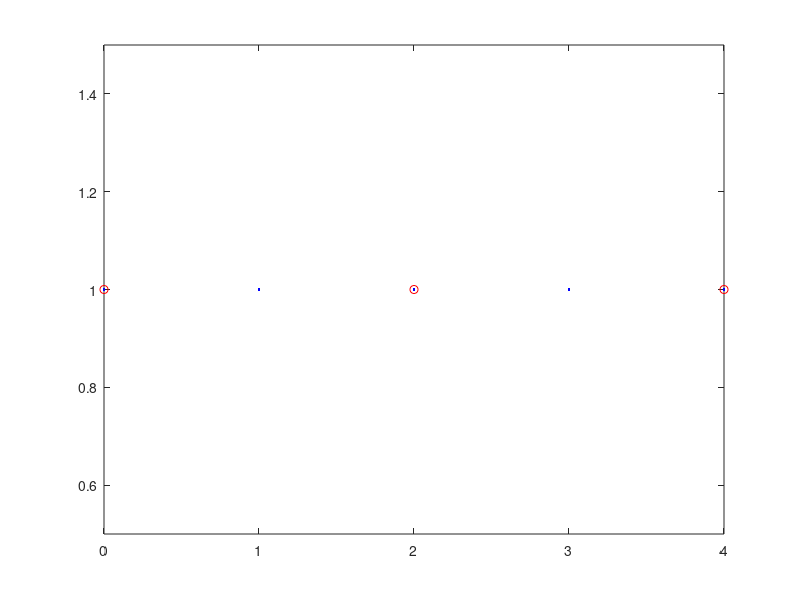

This figure's MATLAB source: (Note: this script raises an error after producing the figure.)
close all
clear
clc


%% ---------------------------------------------------------------
% IVP: u_t = a*u_xx - b*u_x + c*u + f               in (0,L) x (0,T),
%      u(x,0) = u0(x)                    in (0,L),
%      u(0,t) = u(L,t) = 0                 t in (0,T)  

% non-overlapping subdomains 2-level domain decomposition multiplicative preconditioner

%% -----------------------------------------------------------------
% INPUT PARAMETERS:
%   * nt_coarse: number of coarse intervals in time
%   * nx_coarse: number of coarse intervals in space
%   * nt_fine: number of fine intervals in time
%   * nx_fine: number of fine intervals  in space
%   * m: number of fine time steps on each coarse time step 
%   * K: number of Parareal iterations (2 <= K <= n_coarse+1)
%        (--> K sequential coarse sweeps and K-1 parallel fine sweeps)
% OUTPUT:
%   * LInfinityErrorNorm

global xC xF a b c

T = 1; %  Intervall (0,T)
L = 1; % omega=(0,L)

a = 3;
b = 0.0005;
c = 1;

nt_interval = 2; % number of time intervals

nx_coarse = 5;
nt_coarse = 2;% 300 %20    % number of coarse time intervals


nx_fine = 	5;
nt_fine = 4;% 3000 %200 . % number of fine time intervals


% solver ='BackwardEuler';
solver ='BackwardEuler';

dx = L/nx_fine;   % fine spatial discretization steps
if strcmp(solver,'BackwardEuler')==1
    dt = T/nt_fine;   % fine temporal discretization steps . % dx^2/2 for Runge-Kutta
elseif strcmp(solver,'Runge-Kutta4')==1
    dt = dx^2/6;
end

DT = T/nt_interval;  % reference temporal discretization steps

dX = L/nx_coarse; % coarse spatial discretization steps
dT = T/nt_coarse; % coarse temporal discretization steps

M = DT/dT  % number of coarse time steps on each time interval 
m = DT/dt  % number of fine time steps on each time interval 

r = dT/dX^2;
r1 = dt/dx^2;

K = 20    % number of Parareal iterations

%% -----------------------------------------------------------------

% global xC xF a b c

% stability function (  y^n+1 = R(z)y^n  )
% Rz = @(z) 1/(1-z);     % Backward Euler
% Rz = @(z) 1+z;       % Forward Euler

%% -----------------------------------------------------------------


% % initial condition
% u0 = 1;
% 
% % coarse propagator
% N = 2;     %   number of coarse time intervals
% T = 1;      %   T = N*Dt  
% Dt = T/N;   %   coarse timesteps

xt = linspace(0,T,nt_interval+1);

% fine propagator
% m = 2;    % number of fine time steps in each coarse time interval
% dt = Dt/m;
% 
% K = 7 % number of Parareal iterations

cmap = hsv(K); % color map

% 2-level domain decomposition initial
N_fine_nodes = m*nt_interval+1; % 11
N_subdomains = m+1; % 6
Id = eye(N_fine_nodes);

% plot the time domain
figure 
plot(0:N_fine_nodes-1,1,'.b',0:m:N_fine_nodes-1,1,'ro')
xlim([0 N_fine_nodes-1])
ylim([0.5 1.5])


% For the plots


% coarse points
xC = linspace(0,L,nx_coarse+1);
tC = linspace(0,T,nt_interval+1);

% fine points
xF = linspace(0,L,nx_fine+1);
tF = linspace(0,T,nt_fine+1);

cmap = hsv(K);

% exact solution
u_ex=@(x,t) x*(L-x)^2*exp(-2*t);

ux0_function = @(x) (x.*(L-x).^2);

f = @(x,t) b*(exp(-2*t)*(L - x)^2 - x*exp(-2*t)*(2*L - 2*x)) - a*(2*x*exp(-2*t) - 2*exp(-2*t)*(2*L - 2*x)) - 2*x*exp(-2*t)*(L - x)^2 - c*x*exp(-2*t)*(L - x)^2;

% initial solution u0
ux0 = ux0_function(xF);

%% Define find and coarse propagators
% Backward Euler fine solver
rF = a*dt/(dx^2);
kF = b*dt/(2*dx);

A_F = (kF-rF)*diag(ones(nx_fine-2,1),1) + (1+2*rF-c*dt)*eye(nx_fine-1) - (kF+rF)*diag(ones(nx_fine-2,1),-1);
Id_F = eye(size(A_F));
A_F_Global =  zeros(nt_interval*(nx_fine-1));
for i =1:N_fine_nodes
    %  i = i + 1
    A_F_Global((i-1)*(nx_fine-1)+1:i*(nx_fine-1),(i-1)*(nx_fine-1)+1:i*(nx_fine-1)) = Id_F;
    if i>1
        A_F_Global((i-1)*(nx_fine-1)+1:i*(nx_fine-1),(i-2)*(nx_fine-1)+1:(i-1)*(nx_fine-1)) = -A_F^-1; 
    end
end

% Backward Euler coarse solver
rC = a*dT/(dX^2);
kC = b*dT/(2*dX);

A_C = (kC-rC)*diag(ones(nx_coarse-2,1),1) + (1+2*rC-c*dT)*eye(nx_coarse-1) - (kC+rC)*diag(ones(nx_coarse-2,1),-1);
Id_C = eye(size(A_C));
A_C_Global =  zeros(nt_interval*(nx_coarse-1));
for i =1:nx_coarse
    %  i = i + 1
    A_C_Global((i-1)*(nx_coarse-1)+1:i*(nx_coarse-1),(i-1)*(nx_coarse-1)+1:i*(nx_coarse-1)) = Id_C;
    if i>1
        A_C_Global((i-1)*(nx_coarse-1)+1:i*(nx_coarse-1),(i-2)*(nx_coarse-1)+1:(i-1)*(nx_coarse-1)) = -A_C^-1; 
    end
end



% Uk_0 = zeros(m*N,1);
% Uk_0(1) = u0;

rhs0 = [u0; zeros(m*N,1)];
% rhs = [u0; phi*u0;-G_tilde*u0;phi*U(3);-G_tilde*U(3)];


% exact solution

 xtrue = linspace(0,T,N*m+1);
 pick = 1:m:N*m+1;
 
 uF_true = A\rhs0;
 
% reduced matrix
A_tilde = eye(N+1,N+1) + (-F_tilde)*diag(ones(N,1),-1);      
% A_tilde = eye(m*N+1,m*N+1) + (-F_tilde)*diag(ones(m*N,1),-1);  

% approximate reduced matrix
B = eye(N+1,N+1) + (-G_tilde)*diag(ones(N,1),-1);     




% coarse space initial
indice_R_coarse  = 0:m:m*N;
R = zeros(length(indice_R_coarse),N_fine_nodes);
for i = 1:length(indice_R_coarse)
    R(i,indice_R_coarse(i)+1) = 1;
end

% first subdomain  Omega_1 = {0}
R1 = zeros(1,N_fine_nodes);
R1(1) = 1;
A1 = R1*A*R1';

% define nodes in other subdomains
N_nodes_subdomain = m;
indice_R_subdomains = zeros(N,N_nodes_subdomain);
for i =1:N
    indice_R_subdomains(i,:) =  (i-1)*m+1:(i-1)*m+m;
end

% Omega_2 = {1,2} Omega_3 = {3,4} 
R2_end = zeros((N_subdomains-2)*N_nodes_subdomain,N_fine_nodes) ;
for i = 1:N
    for j = 1:N_nodes_subdomain
        R2_end(N_nodes_subdomain*(i-1)+j,indice_R_subdomains(i)+j) = 1;
    end
end

R_sub = [];       % restriction matrices
A_sub = [];       % sub-matrices
for i = 2: N+1
    R_sub{i} = R2_end(N_nodes_subdomain*(i-2)+1:N_nodes_subdomain*(i-2)+N_nodes_subdomain,:);
    A_sub{i} = R_sub{i}*A*R_sub{i}';    
end

% define 2-level domain decomposition multiplicative preconditioner
P = R1'*A1*R1;
for i = 2:N+1
    P = P + R_sub{i}'*A_sub{i}*R_sub{i};
end
M = P*(R'*B*R +  Id-R'*R)


% preconditioned stationary iteration
% U^(k+1) = U^(k) + M^(-1)*( f-A*U^(k)) )




%% ------------------------------------------------------------------

% initial coarse integration

B1 =  eye(N+1,N+1) + (-G_tilde)*diag(ones(N,1),-1);  
% B1 =  eye(N*m+1,N*m+1) + (-G_tilde)*diag(ones(N*m,1),-1);

%Initial coarse Parareal iteration at the coarse level
rhs0_coarse = [u0;zeros(N,1)];
U0_coarse = B1\rhs0_coarse;

U_fine=spline(xtrue(pick),U0_coarse,xtrue)';

% first 2-level dd preconditioning iterartion

%Initial fine solution at the fine level

% rhs=[u0];
% for i=1:N
%     rhs=[rhs; phi*U0_coarse(i);-G_tilde*U0_coarse(i)];
% end
% U_fine = M\rhs;

% U_fine=zeros(N_fine_nodes,1);
% U_fine(1:2:end,1) =  U0_coarse;
% for i=1:2:N_fine_nodes-2
%     U_fine(i+1) = F_tilde*U_fine(i);        
% end

% rhs = zeros(N_fine_nodes,1);
% rhs(1) = u0;
% U_fine = A_tilde\rhs;

 figure
 hold on
 plot(xtrue,uF_true,'-^k',xtrue,U_fine,'-*m');
 legend('True solution','Parareal solution at k = 0')
 
U0n = U_fine;
proNj = 1;

L2NormError = [ sqrt(sum(Dt*(uF_true(pick)-U_fine(pick)).^2))];
LInfNormError = [max(abs(uF_true(pick)-U_fine(pick)))];
SupperlinearErrorBound  = LInfNormError;
LinearErrorBound  = LInfNormError;

%%
% rhs
f = zeros(N_fine_nodes,1);
f(1) = u0;


% iteration loop
for k = 1: K-1
        % k = k + 1
%         rhs=[u0];
%         for i=1:2:2*N
%             rhs=[rhs; phi*U_fine(i);-G_tilde*U_fine(i)];
%         end
%         U_fine = M\rhs;
%         U_fine = U_fine + M^(-1)*(f-A*U_fine);
        U_fine = M\(M*U_fine + (f-A*U_fine));
%         U_fine = gmres(M,M*U_fine + (f-A*U_fine),10,1e-6);
       plot(xtrue(pick),U_fine(pick),'Color',cmap(k,:),'Marker','o');
       
%        
%        norm(uF_true(pick)-U,'inf')
       proNj(k+1) = proNj(k)*(N-k);
       L2NormError(k+1) = sqrt(sum(Dt*(uF_true(pick)-U_fine(pick)).^2));
       LInfNormError(k+1) = max(abs(uF_true(pick)-U_fine(pick)));
       SupperlinearErrorBound(k+1)  = (abs(exp(a*Dt) - Rz(a*Dt)))^(k)/factorial(k)*proNj(k+1)*max(abs(uF_true(pick)-U0n(pick)));
       LinearErrorBound(k+1)  = (abs(exp(a*Dt) - Rz(a*Dt))/(1- abs(Rz(a*Dt))))^(k)*max(abs(uF_true(pick)-U0n(pick)));
end  % iteration loop

uF_true=uF_true
U_fine

L2NormError=L2NormError'
LInfNormError=LInfNormError'
SupperlinearErrorBound=SupperlinearErrorBound'
LinearErrorBound=LinearErrorBound'

figure
semilogy(0:K-1,LInfNormError,'b--^',0:K-1,L2NormError,'g--^',0:K-1,SupperlinearErrorBound,'r*-',0:K-1,LinearErrorBound,'mx-')
legend('L^{oo}NormError','L^2NormError','Superlinear bound','Linear bound')
xlabel('k')
ylim([1e-18 1])
